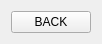
<?xml version="1.0" encoding="UTF-8"?>
<ui version="4.0">
 <class>SoundMenu</class>
 <widget class="QWidget" name="SoundMenu">
  <property name="geometry">
   <rect>
    <x>0</x>
    <y>0</y>
    <width>93</width>
    <height>41</height>
   </rect>
  </property>
  <property name="windowTitle">
   <string>Sound menu</string>
  </property>
  <layout class="QVBoxLayout" name="verticalLayout">
   <item>
    <widget class="QPushButton" name="pushReturn">
     <property name="text">
      <string>BACK</string>
     </property>
    </widget>
   </item>
  </layout>
 </widget>
 <resources/>
 <connections/>
</ui>
